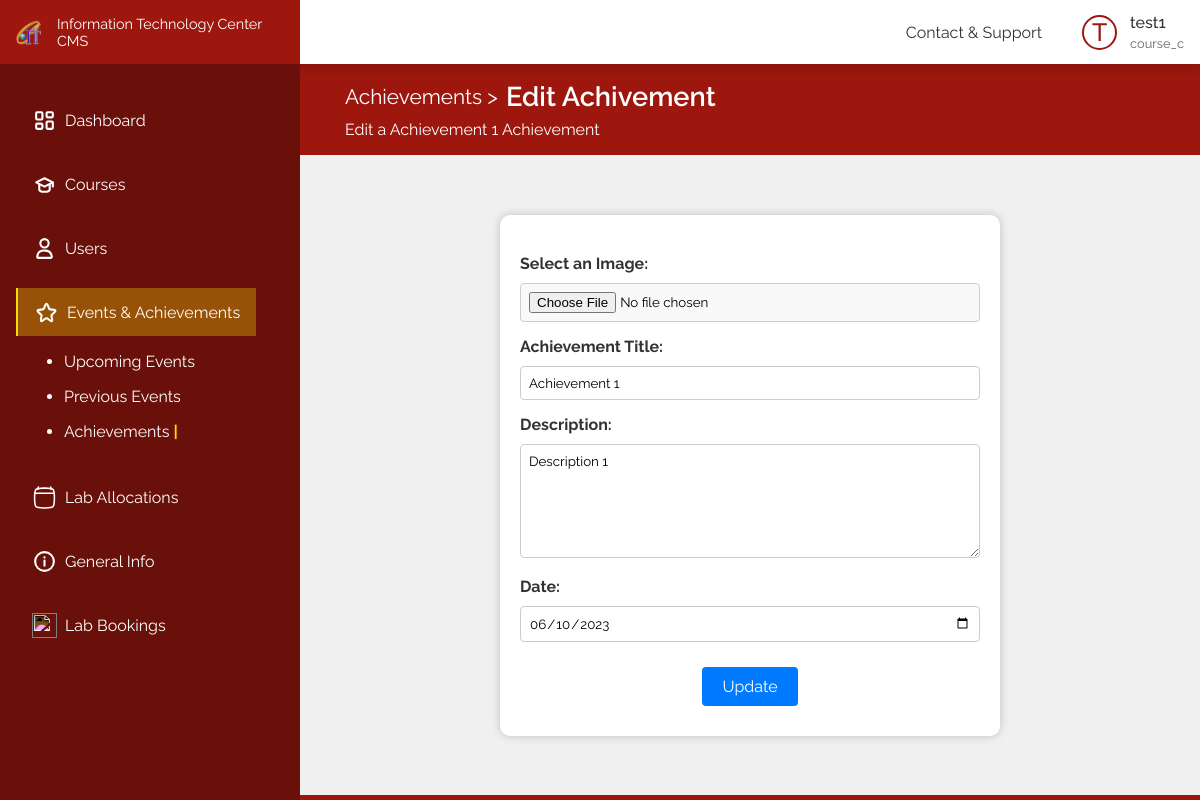
Screenshot of /pages/achievements/edit.php?edit_id=1 (signed in) with the database file from the repository.
### tables this page shows
CREATE TABLE
    IF NOT EXISTS `user` (
        `u_id` int(10) UNSIGNED NOT NULL AUTO_INCREMENT,
        `user_name` varchar(50) NOT NULL,
        `email` varchar(100) NOT NULL,
        `password` varchar(255) NOT NULL,
        `contact` varchar(20) NOT NULL,
        `clearense` varchar(20) NOT NULL,
        PRIMARY KEY (`u_id`)
    );

CREATE TABLE
    IF NOT EXISTS `achievement` (
        `a_id` int(11) NOT NULL AUTO_INCREMENT,
        `a_name` varchar(100) DEFAULT NULL,
        `a_desc` varchar(500) DEFAULT NULL,
        `a_date` date DEFAULT NULL,
        `a_img` varchar(100) NOT NULL,
        `added_by` int(11) NOT NULL COMMENT 'F_key - UserId',
        `published` tinyint(4) NOT NULL DEFAULT 0,
        PRIMARY KEY (`a_id`),
        KEY `fk_admin_id` (`added_by`)
    );

### backend/functions/achivements.php (called while the page is built, shortened)
<?php
include_once $_SERVER['DOCUMENT_ROOT'] . "/config.php";
function getAchivementById(int $a_id)
{
    global $conn;
    $sql = "SELECT * FROM achievement WHERE a_id= $a_id";
    $res = mysqli_query($conn, $sql);
    $result = array();
    if (mysqli_num_rows($res) > 0) {
        $row = mysqli_fetch_assoc($res);
        $result = $row;
    } else {
        $result = array('error' => mysqli_error($conn));
    }
    return $result;
}

### pages/achievements/edit.php (the view, shortened to what this page needs)
<?php
include_once $_SERVER['DOCUMENT_ROOT'] . "/config.php";
include_once $_SERVER['DOCUMENT_ROOT'] . "/backend/functions/achivements.php";
$a_id = $_GET['edit_id'];
if (isset($a_id)) {
    $row = getAchivementById($a_id);
    $a_name = $row['a_name'];
    $a_date = $row['a_date'];
    $a_desc = $row['a_desc'];
}
?>
<!DOCTYPE html>
<html>
<head>
    <link rel="stylesheet" href="/css/editachievement.css">
</head>
<body>
    <div class="flex-box">
        <div class="left">
            <?php
            include_once(APP_ROOT . "/includes/sidebar.php");
            ?>
        </div>
        <?php
        include_once(APP_ROOT . "/includes/header.php");
        ?>
        <div class="right">
            <div class="edit-achievement">
                <div class="container">
                    <div class="title">
                        <div>
                            <h1><a href="./">Achievements ></a>Edit Achivement</h1>
                            <p>Edit a <?= $a_name; ?> Achievement</p>
                        </div>
                    </div>
                </div>
                <div class="form-container">
                    <form action="/backend/api/achivements/edit.php" method="POST" enctype="multipart/form-data">
                        <br>
                        <label for="a_img">Select an Image:</label>
                        <input type="file" name="a_img" id="a_img">
                        <br>
                        <label for="a_name">Achievement Title:</label>
                        <input type="text" name="a_name" id="a_name" value="<?= $a_name; ?>">
                        <br>
                        <label for="a_desc">Description:</label>
                        <textarea name="a_desc" id="a_desc" rows="6"><?= $a_desc; ?></textarea>
                        <br>
                        <label for="a_date">Date:</label>
                        <input type="date" name="a_date" id="a_date" value="<?= $a_date; ?>">
                        <br>
                        <input type="submit" value="Update">
                    </form>
                </div>
            </div>
        </div>
    </div>
</body>
</html>

### includes/header.php (shortened to what this page needs)
<?php
include $_SERVER['DOCUMENT_ROOT'] . "/includes/header_core.php";
if (isset($_SESSION['user_id'])) {
  $user_id = $_SESSION['user_id'];
  $sql = "SELECT user_name, clearense FROM user WHERE u_id = ?";
  $stmt = $conn->prepare($sql);
  $stmt->bind_param("i", $user_id);
  $stmt->execute();
  $result = $stmt->get_result();
  if ($row = $result->fetch_assoc()) {
    $username = $row['user_name'];
    $role = $row['clearense'];
  }
}
?>
<!DOCTYPE html>
<html lang="en">
<head>
  <link rel="stylesheet" href="/css/header.css">
</head>
<body>
  <header>
    <div class="menu">
      <ul>
        <li><a href="/pages/contactNsupport.php">Contact & Support</a></li>
      </ul>
    </div>
    <div class="profile">
      <div class="img"><?php echo isset($username) ? strtoupper(substr($username, 0, 1)) : 'G'; ?></div>
      <h5><?php echo isset($username) ? $username : 'Guest'; ?></h5>
      <p><?php echo isset($role) ? $role : 'Guest'; ?></p>
    </div>
  </header>
</body>
</html>

### css/editachievement.css (style rules this page uses)
.edit-achievement body, h2, form { margin: 0; padding: 0; }
.edit-achievement .form-container { display: flex; justify-content: center; align-items: center; height: 80vh; width: 100%; background-color: #f0f0f0; margin: 0px; }
.edit-achievement form { background-color: #ffffff; padding: 20px; border-radius: 10px; box-shadow: 0 0 10px rgba(0, 0, 0, 0.2); text-align: left; width: 500px; }
.edit-achievement label { display: block; margin-bottom: 10px; font-weight: bold; color: #333333; }
.edit-achievement input[type="text"], .edit-achievement input[type="number"], .edit-achievement input[type="date"], .edit-achievement textarea { width: 100%; padding: 8px; margin-bottom: 15px; border: 1px solid #ccc; border-radius: 4px; }
.edit-achievement input[type="file"] { width: 100%; padding: 8px; margin-bottom: 15px; border: 1px solid #ccc; border-radius: 4px; background-color: #f9f9f9; }
.edit-achievement input[type="submit"] { background-color: #007bff; color: #fff; padding: 10px 20px; border: none; border-radius: 4px; cursor: pointer; font-size: 16px; margin: 10px auto; display: block; }

### css/styles.css (style rules this page uses)
* { margin: 0; padding: 0; box-sizing: border-box; font-family: "Raleway", sans-serif; }
:root { --color-1: #9d170e; --color-2: #f9db08; --color-3: #305fa6; --color-4: #00b007; --color-5: #790483; --color-text-1: #333; --color-text-2: #666; --color-shade-1: #681009; }
.container { width: clamp(300px, 90%, 1440px); margin: auto; }
a { text-decoration: none; }
.flex-box { display: flex; }
.left { width: 300px; }
.right { width: calc(100% - 300px); padding-top: 4rem; }
.title { display: flex; align-items: center; justify-content: space-between; width: 100%; }
.title h1 { font-weight: 600; font-size: 1.7rem; margin-bottom: 0.5rem; display: flex; align-items: center; gap: 0.5rem; }
.title h1 a { display: inline; background: none; color: var(--color-text-1); opacity: 0.7; font-weight: 400; padding: 0; font-size: 1.3rem; }
.title a { display: flex; align-items: center; gap: 0.5rem; padding: 0.5rem 1rem; background-color: var(--color-4); color: white; font-weight: 500; border-radius: 5px; }

### css/header.css (style rules this page uses)
header { color: var(--color-text-1); box-shadow: 0 4px 10px rgba(0, 0, 0, 0.146); position: fixed; left: 0; top: 0; z-index: 10; background-color: white; display: flex; align-items: center; height: 4rem; gap: 0.5rem; width: 100%; padding: 0 1rem; }
.menu { display: flex; align-items: center; margin-left: auto; }
.menu ul { list-style: none; display: flex; gap: 1.2rem; }
.menu ul li { cursor: pointer; position: relative; font-weight: 400; font-size: 1rem; }
.menu ul li a { color: var(--color-text-1); }
.menu ul li:before { content: ""; position: absolute; bottom: -4px; left: 0; width: 0; height: 2px; background-color: transparent; transition: width 0.3s ease-in-out, background-color 0.3s ease-in-out; }
.profile { margin-left: 2rem; display: grid; grid-template-columns: 40px auto; gap: 0.25rem 0.5rem; align-items: center; cursor: pointer; }
.profile h5 { font-weight: 500; font-size: 1rem; }
.profile p { grid-column: 2; font-size: 0.8rem; color: var(--color-text-2); }
.profile .img { display: flex; font-size: 25px; align-items: center; justify-content: center; font-weight: 500; height: 35px; width: 35px; border-radius: 50%; grid-row: 1/3; border: 2px solid var(--color-1); color: var(--color-1); }

### pages/achievements/edit.php (style rules this page uses)
.container { padding: 1rem 0; background-color: var(--color-1); box-shadow: 0 0 0 1000px var(--color-1); }
.container .title { filter: invert(); }
.container .title a { opacity: 1; color: black; }

### rows the page displays
user: user_name "T", user_name "test1", clearense "course_c"
achievement: a_name "Achievement 1", a_desc "Description 1", a_date "06/10/2023"
